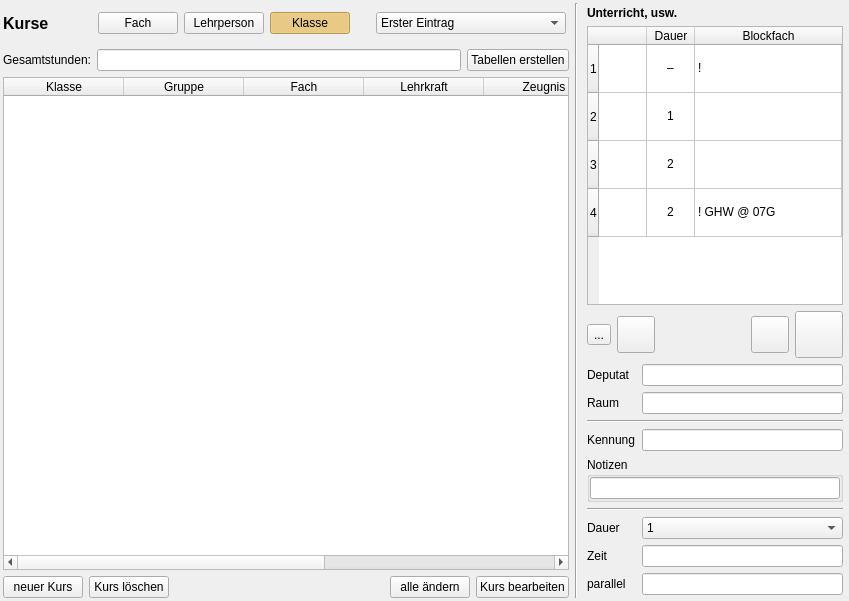
<?xml version="1.0" encoding="UTF-8"?>
<ui version="4.0">
 <class>CourseEditor</class>
 <widget class="QWidget" name="CourseEditor">
  <property name="geometry">
   <rect>
    <x>0</x>
    <y>0</y>
    <width>849</width>
    <height>601</height>
   </rect>
  </property>
  <property name="sizePolicy">
   <sizepolicy hsizetype="Preferred" vsizetype="MinimumExpanding">
    <horstretch>0</horstretch>
    <verstretch>0</verstretch>
   </sizepolicy>
  </property>
  <property name="mouseTracking">
   <bool>false</bool>
  </property>
  <property name="windowTitle">
   <string>Kurse und Stunden</string>
  </property>
  <layout class="QHBoxLayout" name="horizontalLayout_3">
   <property name="leftMargin">
    <number>3</number>
   </property>
   <property name="topMargin">
    <number>3</number>
   </property>
   <property name="rightMargin">
    <number>3</number>
   </property>
   <property name="bottomMargin">
    <number>3</number>
   </property>
   <item>
    <layout class="QVBoxLayout" name="verticalLayout_2">
     <item>
      <layout class="QHBoxLayout" name="horizontalLayout" stretch="0,1,0">
       <item>
        <widget class="QLabel" name="label">
         <property name="font">
          <font>
           <pointsize>12</pointsize>
           <bold>true</bold>
          </font>
         </property>
         <property name="text">
          <string>Kurse</string>
         </property>
        </widget>
       </item>
       <item>
        <spacer name="horizontalSpacer">
         <property name="orientation">
          <enum>Qt::Horizontal</enum>
         </property>
         <property name="sizeHint" stdset="0">
          <size>
           <width>40</width>
           <height>20</height>
          </size>
         </property>
        </spacer>
       </item>
       <item>
        <widget class="QFrame" name="frame">
         <property name="minimumSize">
          <size>
           <width>0</width>
           <height>40</height>
          </size>
         </property>
         <property name="toolTip">
          <string>&lt;html&gt;&lt;head/&gt;&lt;body&gt;&lt;p&gt;Die Kurse können für eine Klasse, eine Person oder ein Fach betrachtet werden.&lt;/p&gt;&lt;p&gt;Klicke auf die entsprechende Schaltfläche, dann ist die weitere Wahl im Aufklappmenü möglich.&lt;/p&gt;&lt;p&gt;&lt;br/&gt;&lt;/p&gt;&lt;/body&gt;&lt;/html&gt;</string>
         </property>
         <property name="styleSheet">
          <string notr="true">QPushButton:checked {background-color: #ffd36b;}</string>
         </property>
         <property name="frameShadow">
          <enum>QFrame::Raised</enum>
         </property>
         <layout class="QHBoxLayout" name="horizontalLayout_4">
          <property name="leftMargin">
           <number>3</number>
          </property>
          <property name="topMargin">
           <number>3</number>
          </property>
          <property name="rightMargin">
           <number>3</number>
          </property>
          <property name="bottomMargin">
           <number>3</number>
          </property>
          <item>
           <widget class="QPushButton" name="pb_SUBJECT">
            <property name="text">
             <string>Fach</string>
            </property>
            <property name="checkable">
             <bool>true</bool>
            </property>
            <attribute name="buttonGroup">
             <string notr="true">buttonGroup</string>
            </attribute>
           </widget>
          </item>
          <item>
           <widget class="QPushButton" name="pb_TEACHER">
            <property name="text">
             <string>Lehrperson</string>
            </property>
            <property name="checkable">
             <bool>true</bool>
            </property>
            <attribute name="buttonGroup">
             <string notr="true">buttonGroup</string>
            </attribute>
           </widget>
          </item>
          <item>
           <widget class="QPushButton" name="pb_CLASS">
            <property name="text">
             <string>Klasse</string>
            </property>
            <property name="checkable">
             <bool>true</bool>
            </property>
            <property name="checked">
             <bool>true</bool>
            </property>
            <attribute name="buttonGroup">
             <string notr="true">buttonGroup</string>
            </attribute>
           </widget>
          </item>
          <item>
           <spacer name="horizontalSpacer_2">
            <property name="orientation">
             <enum>Qt::Horizontal</enum>
            </property>
            <property name="sizeHint" stdset="0">
             <size>
              <width>20</width>
              <height>20</height>
             </size>
            </property>
           </spacer>
          </item>
          <item>
           <widget class="QComboBox" name="combo_class">
            <property name="sizeAdjustPolicy">
             <enum>QComboBox::AdjustToContents</enum>
            </property>
            <item>
             <property name="text">
              <string>Erster Eintrag</string>
             </property>
            </item>
            <item>
             <property name="text">
              <string>Ein sehr ausführlicher Eintrag</string>
             </property>
            </item>
           </widget>
          </item>
         </layout>
        </widget>
       </item>
      </layout>
     </item>
     <item>
      <layout class="QHBoxLayout" name="horizontalLayout_6">
       <item>
        <widget class="QLabel" name="label_2">
         <property name="text">
          <string>Gesamtstunden:</string>
         </property>
        </widget>
       </item>
       <item>
        <widget class="QLineEdit" name="total">
         <property name="readOnly">
          <bool>true</bool>
         </property>
        </widget>
       </item>
       <item>
        <widget class="QPushButton" name="make_tables">
         <property name="text">
          <string>Tabellen erstellen</string>
         </property>
        </widget>
       </item>
      </layout>
     </item>
     <item>
      <widget class="QTableWidget" name="course_table">
       <property name="editTriggers">
        <set>QAbstractItemView::NoEditTriggers</set>
       </property>
       <property name="alternatingRowColors">
        <bool>true</bool>
       </property>
       <property name="selectionMode">
        <enum>QAbstractItemView::SingleSelection</enum>
       </property>
       <property name="selectionBehavior">
        <enum>QAbstractItemView::SelectRows</enum>
       </property>
       <attribute name="horizontalHeaderDefaultSectionSize">
        <number>120</number>
       </attribute>
       <attribute name="horizontalHeaderStretchLastSection">
        <bool>true</bool>
       </attribute>
       <column>
        <property name="text">
         <string>Klasse</string>
        </property>
       </column>
       <column>
        <property name="text">
         <string>Gruppe</string>
        </property>
       </column>
       <column>
        <property name="text">
         <string>Fach</string>
        </property>
       </column>
       <column>
        <property name="text">
         <string>Lehrkraft</string>
        </property>
       </column>
       <column>
        <property name="text">
         <string>Zeugnis</string>
        </property>
       </column>
       <column>
        <property name="text">
         <string>Noten</string>
        </property>
       </column>
       <column>
        <property name="text">
         <string>Anmerkung</string>
        </property>
       </column>
      </widget>
     </item>
     <item>
      <layout class="QHBoxLayout" name="horizontalLayout_2">
       <item>
        <widget class="QPushButton" name="pb_new_course">
         <property name="text">
          <string>neuer Kurs</string>
         </property>
        </widget>
       </item>
       <item>
        <widget class="QPushButton" name="pb_delete_course">
         <property name="text">
          <string>Kurs löschen</string>
         </property>
        </widget>
       </item>
       <item>
        <spacer name="horizontalSpacer_3">
         <property name="orientation">
          <enum>Qt::Horizontal</enum>
         </property>
         <property name="sizeHint" stdset="0">
          <size>
           <width>40</width>
           <height>20</height>
          </size>
         </property>
        </spacer>
       </item>
       <item>
        <widget class="QPushButton" name="pb_change_all">
         <property name="text">
          <string>alle ändern</string>
         </property>
        </widget>
       </item>
       <item>
        <widget class="QPushButton" name="pb_edit_course">
         <property name="text">
          <string>Kurs bearbeiten</string>
         </property>
        </widget>
       </item>
      </layout>
     </item>
    </layout>
   </item>
   <item>
    <widget class="Line" name="line_3">
     <property name="orientation">
      <enum>Qt::Vertical</enum>
     </property>
    </widget>
   </item>
   <item>
    <widget class="QWidget" name="frame_r" native="true">
     <property name="enabled">
      <bool>true</bool>
     </property>
     <property name="maximumSize">
      <size>
       <width>320</width>
       <height>16777215</height>
      </size>
     </property>
     <layout class="QVBoxLayout" name="verticalLayout">
      <property name="leftMargin">
       <number>3</number>
      </property>
      <property name="topMargin">
       <number>3</number>
      </property>
      <property name="rightMargin">
       <number>3</number>
      </property>
      <property name="bottomMargin">
       <number>3</number>
      </property>
      <item>
       <widget class="QLabel" name="label_3">
        <property name="font">
         <font>
          <bold>true</bold>
         </font>
        </property>
        <property name="text">
         <string>Unterricht, usw.</string>
        </property>
       </widget>
      </item>
      <item>
       <widget class="QTableWidget" name="lesson_table">
        <property name="sizePolicy">
         <sizepolicy hsizetype="Expanding" vsizetype="Expanding">
          <horstretch>0</horstretch>
          <verstretch>1</verstretch>
         </sizepolicy>
        </property>
        <property name="minimumSize">
         <size>
          <width>0</width>
          <height>150</height>
         </size>
        </property>
        <property name="styleSheet">
         <string notr="true">QTableView {
  selection-background-color: #f0e0ff;
  selection-color: black;
}
</string>
        </property>
        <property name="editTriggers">
         <set>QAbstractItemView::NoEditTriggers</set>
        </property>
        <property name="showDropIndicator" stdset="0">
         <bool>false</bool>
        </property>
        <property name="dragDropOverwriteMode">
         <bool>false</bool>
        </property>
        <property name="alternatingRowColors">
         <bool>false</bool>
        </property>
        <property name="selectionMode">
         <enum>QAbstractItemView::SingleSelection</enum>
        </property>
        <property name="selectionBehavior">
         <enum>QAbstractItemView::SelectRows</enum>
        </property>
        <property name="iconSize">
         <size>
          <width>40</width>
          <height>40</height>
         </size>
        </property>
        <attribute name="horizontalHeaderVisible">
         <bool>true</bool>
        </attribute>
        <attribute name="horizontalHeaderCascadingSectionResizes">
         <bool>true</bool>
        </attribute>
        <attribute name="horizontalHeaderMinimumSectionSize">
         <number>36</number>
        </attribute>
        <attribute name="horizontalHeaderDefaultSectionSize">
         <number>48</number>
        </attribute>
        <attribute name="horizontalHeaderStretchLastSection">
         <bool>true</bool>
        </attribute>
        <attribute name="verticalHeaderCascadingSectionResizes">
         <bool>true</bool>
        </attribute>
        <attribute name="verticalHeaderMinimumSectionSize">
         <number>48</number>
        </attribute>
        <attribute name="verticalHeaderDefaultSectionSize">
         <number>48</number>
        </attribute>
        <row>
         <property name="text">
          <string>1</string>
         </property>
        </row>
        <row>
         <property name="text">
          <string>2</string>
         </property>
        </row>
        <row>
         <property name="text">
          <string>3</string>
         </property>
        </row>
        <row>
         <property name="text">
          <string>4</string>
         </property>
        </row>
        <column>
         <property name="text">
          <string/>
         </property>
        </column>
        <column>
         <property name="text">
          <string>Dauer</string>
         </property>
        </column>
        <column>
         <property name="text">
          <string>Blockfach</string>
         </property>
        </column>
        <item row="0" column="0">
         <property name="text">
          <string/>
         </property>
         <property name="textAlignment">
          <set>AlignCenter</set>
         </property>
         <property name="icon">
          <iconset>
           <normaloff>../icons/cash.svg</normaloff>../icons/cash.svg</iconset>
         </property>
        </item>
        <item row="0" column="1">
         <property name="text">
          <string>–</string>
         </property>
         <property name="textAlignment">
          <set>AlignCenter</set>
         </property>
        </item>
        <item row="0" column="2">
         <property name="text">
          <string>!</string>
         </property>
        </item>
        <item row="1" column="0">
         <property name="text">
          <string/>
         </property>
         <property name="textAlignment">
          <set>AlignCenter</set>
         </property>
         <property name="icon">
          <iconset>
           <normaloff>../icons/lesson.svg</normaloff>../icons/lesson.svg</iconset>
         </property>
        </item>
        <item row="1" column="1">
         <property name="text">
          <string>1</string>
         </property>
         <property name="textAlignment">
          <set>AlignCenter</set>
         </property>
        </item>
        <item row="1" column="2">
         <property name="text">
          <string/>
         </property>
        </item>
        <item row="2" column="0">
         <property name="text">
          <string/>
         </property>
         <property name="textAlignment">
          <set>AlignCenter</set>
         </property>
         <property name="icon">
          <iconset>
           <normaloff>../icons/lesson.svg</normaloff>../icons/lesson.svg</iconset>
         </property>
        </item>
        <item row="2" column="1">
         <property name="text">
          <string>2</string>
         </property>
         <property name="textAlignment">
          <set>AlignCenter</set>
         </property>
        </item>
        <item row="2" column="2">
         <property name="text">
          <string/>
         </property>
        </item>
        <item row="3" column="0">
         <property name="text">
          <string/>
         </property>
         <property name="textAlignment">
          <set>AlignCenter</set>
         </property>
         <property name="icon">
          <iconset>
           <normaloff>../icons/lesson_block.svg</normaloff>../icons/lesson_block.svg</iconset>
         </property>
        </item>
        <item row="3" column="1">
         <property name="text">
          <string>2</string>
         </property>
         <property name="textAlignment">
          <set>AlignCenter</set>
         </property>
        </item>
        <item row="3" column="2">
         <property name="text">
          <string>! GHW @ 07G</string>
         </property>
        </item>
       </widget>
      </item>
      <item>
       <layout class="QHBoxLayout" name="horizontalLayout_5">
        <item>
         <widget class="QToolButton" name="new_element">
          <property name="toolTip">
           <string>&lt;html&gt;&lt;head/&gt;&lt;body&gt;&lt;p&gt;Element (einfache Stunde, Block oder Deputat) hinzufügen&lt;/p&gt;&lt;/body&gt;&lt;/html&gt;</string>
          </property>
          <property name="text">
           <string>...</string>
          </property>
          <property name="icon">
           <iconset>
            <normaloff>../icons/new_lesson_element.svg</normaloff>../icons/new_lesson_element.svg</iconset>
          </property>
          <property name="iconSize">
           <size>
            <width>40</width>
            <height>40</height>
           </size>
          </property>
         </widget>
        </item>
        <item>
         <widget class="QToolButton" name="lesson_add">
          <property name="toolTip">
           <string>&lt;html&gt;&lt;head/&gt;&lt;body&gt;&lt;p&gt;Unterrichtsstunde zum Element hinzufügen&lt;/p&gt;&lt;/body&gt;&lt;/html&gt;</string>
          </property>
          <property name="icon">
           <iconset>
            <normaloff>../icons/lesson_add.svg</normaloff>../icons/lesson_add.svg</iconset>
          </property>
          <property name="iconSize">
           <size>
            <width>30</width>
            <height>30</height>
           </size>
          </property>
         </widget>
        </item>
        <item>
         <spacer name="horizontalSpacer_4">
          <property name="orientation">
           <enum>Qt::Horizontal</enum>
          </property>
          <property name="sizeHint" stdset="0">
           <size>
            <width>40</width>
            <height>20</height>
           </size>
          </property>
         </spacer>
        </item>
        <item>
         <widget class="QToolButton" name="lesson_sub">
          <property name="toolTip">
           <string>&lt;html&gt;&lt;head/&gt;&lt;body&gt;&lt;p&gt;Unterrichtsstunde vom Element entfernen. Die letzte Stunde kann auf diese Weise nicht entfernt werden, dafür muss der Kurs (bzw. alle Kurse) vom Element getrennt werden. &lt;/p&gt;&lt;/body&gt;&lt;/html&gt;</string>
          </property>
          <property name="icon">
           <iconset>
            <normaloff>../icons/lesson_sub.svg</normaloff>../icons/lesson_sub.svg</iconset>
          </property>
          <property name="iconSize">
           <size>
            <width>30</width>
            <height>30</height>
           </size>
          </property>
         </widget>
        </item>
        <item>
         <widget class="QToolButton" name="remove_element">
          <property name="toolTip">
           <string>&lt;html&gt;&lt;head/&gt;&lt;body&gt;&lt;p&gt;Kurs vom Element trennen. Außer wenn das Element ein Block mit anderen Kursen ist, wird das Element vollständig gelöscht.&lt;/p&gt;&lt;/body&gt;&lt;/html&gt;</string>
          </property>
          <property name="icon">
           <iconset>
            <normaloff>../icons/trash.svg</normaloff>../icons/trash.svg</iconset>
          </property>
          <property name="iconSize">
           <size>
            <width>40</width>
            <height>40</height>
           </size>
          </property>
         </widget>
        </item>
       </layout>
      </item>
      <item>
       <layout class="QFormLayout" name="formLayout">
        <item row="0" column="0">
         <widget class="QLabel" name="label_7">
          <property name="text">
           <string>Deputat</string>
          </property>
         </widget>
        </item>
        <item row="0" column="1">
         <widget class="QLineEdit" name="payment">
          <property name="readOnly">
           <bool>true</bool>
          </property>
         </widget>
        </item>
        <item row="1" column="0">
         <widget class="QLabel" name="label_8">
          <property name="text">
           <string>Raum</string>
          </property>
         </widget>
        </item>
        <item row="1" column="1">
         <widget class="QLineEdit" name="wish_room">
          <property name="readOnly">
           <bool>true</bool>
          </property>
         </widget>
        </item>
        <item row="2" column="0" colspan="2">
         <widget class="Line" name="line_2">
          <property name="orientation">
           <enum>Qt::Horizontal</enum>
          </property>
         </widget>
        </item>
        <item row="3" column="0">
         <widget class="QLabel" name="label_9">
          <property name="text">
           <string>Kennung</string>
          </property>
         </widget>
        </item>
        <item row="3" column="1">
         <widget class="QLineEdit" name="block_name">
          <property name="text">
           <string/>
          </property>
          <property name="readOnly">
           <bool>true</bool>
          </property>
         </widget>
        </item>
        <item row="4" column="0" colspan="2">
         <widget class="QGroupBox" name="groupBox_2">
          <property name="sizePolicy">
           <sizepolicy hsizetype="Preferred" vsizetype="Preferred">
            <horstretch>0</horstretch>
            <verstretch>0</verstretch>
           </sizepolicy>
          </property>
          <property name="title">
           <string>Notizen</string>
          </property>
          <layout class="QVBoxLayout" name="verticalLayout_3">
           <property name="leftMargin">
            <number>0</number>
           </property>
           <property name="topMargin">
            <number>0</number>
           </property>
           <property name="rightMargin">
            <number>0</number>
           </property>
           <property name="bottomMargin">
            <number>0</number>
           </property>
           <item>
            <widget class="QLineEdit" name="notes">
             <property name="readOnly">
              <bool>true</bool>
             </property>
            </widget>
           </item>
          </layout>
         </widget>
        </item>
        <item row="5" column="0" colspan="2">
         <widget class="Line" name="line">
          <property name="minimumSize">
           <size>
            <width>20</width>
            <height>0</height>
           </size>
          </property>
          <property name="orientation">
           <enum>Qt::Horizontal</enum>
          </property>
         </widget>
        </item>
        <item row="6" column="0">
         <widget class="QLabel" name="label_4">
          <property name="text">
           <string>Dauer</string>
          </property>
         </widget>
        </item>
        <item row="6" column="1">
         <widget class="QComboBox" name="lesson_length">
          <property name="currentText">
           <string>1</string>
          </property>
          <item>
           <property name="text">
            <string>1</string>
           </property>
          </item>
          <item>
           <property name="text">
            <string>2</string>
           </property>
          </item>
          <item>
           <property name="text">
            <string>3</string>
           </property>
          </item>
          <item>
           <property name="text">
            <string>4</string>
           </property>
          </item>
          <item>
           <property name="text">
            <string>5</string>
           </property>
          </item>
          <item>
           <property name="text">
            <string>6</string>
           </property>
          </item>
          <item>
           <property name="text">
            <string>7</string>
           </property>
          </item>
          <item>
           <property name="text">
            <string>8</string>
           </property>
          </item>
          <item>
           <property name="text">
            <string>9</string>
           </property>
          </item>
         </widget>
        </item>
        <item row="7" column="0">
         <widget class="QLabel" name="label_11">
          <property name="toolTip">
           <string notr="true">&lt;html&gt;&lt;head/&gt;&lt;body&gt;&lt;p&gt;Insbesondere für Epochenunterricht geeignet.&lt;/p&gt;&lt;p&gt;Jeder Block hat einen eigenen Kennzeichen.&lt;/p&gt;&lt;p&gt;Die Unterrichtsstunden können von mehreren Lehrern – parallel oder über das Jahr verteilt – gegeben.&lt;/p&gt;&lt;p&gt;Auch verschiedene Schülergruppen können betroffen sein.&lt;/p&gt;&lt;p&gt;&lt;br/&gt;&lt;/p&gt;&lt;/body&gt;&lt;/html&gt;</string>
          </property>
          <property name="text">
           <string>Zeit</string>
          </property>
         </widget>
        </item>
        <item row="7" column="1">
         <widget class="QLineEdit" name="wish_time">
          <property name="text">
           <string/>
          </property>
          <property name="readOnly">
           <bool>true</bool>
          </property>
         </widget>
        </item>
        <item row="8" column="0">
         <widget class="QLabel" name="label_10">
          <property name="text">
           <string>parallel</string>
          </property>
         </widget>
        </item>
        <item row="8" column="1">
         <widget class="QLineEdit" name="parallel">
          <property name="text">
           <string/>
          </property>
          <property name="readOnly">
           <bool>true</bool>
          </property>
         </widget>
        </item>
       </layout>
      </item>
     </layout>
    </widget>
   </item>
  </layout>
 </widget>
 <tabstops>
  <tabstop>pb_edit_course</tabstop>
  <tabstop>lesson_table</tabstop>
  <tabstop>new_element</tabstop>
  <tabstop>payment</tabstop>
  <tabstop>wish_room</tabstop>
  <tabstop>block_name</tabstop>
  <tabstop>notes</tabstop>
  <tabstop>wish_time</tabstop>
  <tabstop>parallel</tabstop>
 </tabstops>
 <resources/>
 <connections/>
 <buttongroups>
  <buttongroup name="buttonGroup"/>
 </buttongroups>
</ui>
